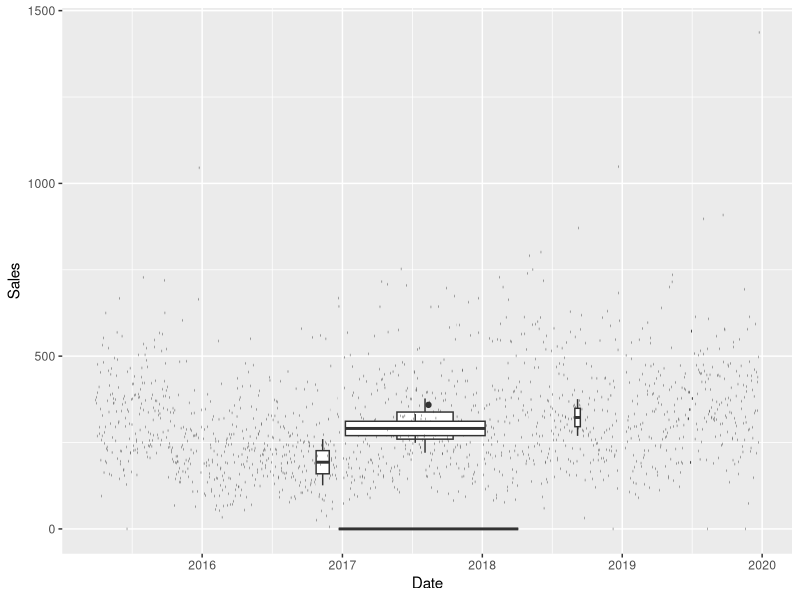

Recreate this plot in R. (Note: this script raises an error after producing the figure.)
library(tidyverse)
#Importing data
DailySales<-read_csv("Data/DailySales.csv")
View(DailySales)
#Removing unnecessary column
DataForAnalysis<-DailySales%>%select(-Weekday,-Month,-Day,-`annee fiscale`)
#Add a column for weekday and month
DataForAnalysis<-DataForAnalysis%>%mutate(Weekday=weekdays(Date),Month=months(Date))

#Removing NA from Total Sales, Bar Sales, Take out Sales and Poissonerie
sum(is.na(DataForAnalysis$Sales))
sum(is.na(DataForAnalysis$Bar_Sales))
sum(is.na(DataForAnalysis$Retail))
sum(is.na(DataForAnalysis$TakeOutSales))
sum(is.na(DataForAnalysis$Sales_Restaurant))
DataForAnalysis[is.na(DataForAnalysis$Sales),]$Sales<-0
DataForAnalysis[is.na(DataForAnalysis$Bar_Sales),]$Bar_Sales<-0
DataForAnalysis[is.na(DataForAnalysis$Retail),]$Retail<-0
DataForAnalysis[is.na(DataForAnalysis$TakeOutSales),]$TakeOutSales<-0
DataForAnalysis[is.na(DataForAnalysis$Sales_Restaurant),]$Sales_Restaurant<-0


#Creation of the data frame of bank holidays and other event (such as Valentine's Day), to identify them
Event<-c('2015-04-06','2015-05-10','2015-05-18','2015-06-21','2015-06-24','2015-07-01','2015-09-07','2015-10-12','2015-10-31','2015-11-11','2015-12-25','2016-01-01','2016-02-14','2016-03-17','2016-03-28','2016-05-08','2016-05-23','2016-06-19','2016-06-24','2016-07-01','2016-09-05','2016-10-10','2016-10-31','2016-11-11','2016-12-25','2017-01-01','2017-02-14','2017-03-17','2017-04-17','2017-05-14','2017-05-22','2017-06-18','2017-06-24','2017-07-01','2017-09-04','2017-10-09','2017-10-31','2017-11-11','2017-12-24','2018-01-01','2018-02-14','2018-03-17','2018-04-02','2018-04-13','2018-05-21','2018-06-17','2018-06-24','2018-07-01','2018-09-03','2018-10-08','2018-10-31','2018-11-11','2018-12-25','2019-01-01','2019-02-14','2019-03-17','2019-04-22','2019-05-12','2019-05-20','2019-06-16','2019-06-24','2019-07-01','2019-10-02','2019-10-14','2019-10-31','2019-11-11','2019-12-25')
#Add a column for EventDay
DataForAnalysis<-DataForAnalysis%>%mutate(EventDay=ifelse(Date %in% Event,TRUE,FALSE))
#Renaming the name of the column names of the data to something more readable
colnames(DataForAnalysis)<-c("Date","Total_hours","Year","Sales","Total_Retail_sales","Take-out_sales","Bar_sales","Restaurant_sales","Weekday","Month","PayDay","EventDay")
#Adding a column for the HighSeason (opening of the terrasse betwen the 15-04 and 15-10 of each year)
DataForAnalysis<-DataForAnalysis%>%mutate(HighSeason=ifelse(Year==2015 & Date>=('2015-04-15') & Date<=('2015-10-15'),TRUE,ifelse(Year==2016 & Date>='2016-04-15'& Date<='2016-10-15',TRUE,ifelse(Year==2017& Date>='2017-04-15'&Date<='2017-10-15',TRUE,ifelse(Year==2018 & Date>='2018-04-15'& Date<='2018-10-15',TRUE,ifelse(Year==2019& Date>='2019-04-15'&Date<='2019-10-15',TRUE,FALSE))))))
#Distribution of Sales by Year
DataForAnalysis%>%group_by(Year)%>%ggplot(aes(x=Date,y=Sales,group=Year))+geom_boxplot()
#Distribution of sales by day of the week faceted by Year
DataForAnalysis%>%group_by(weekdays(Date))%>%ggplot(aes(x=weekdays(Date),y=Sales,group=weekdays(Date)))+geom_boxplot()+facet_wrap(MotherOfAllData$Year)